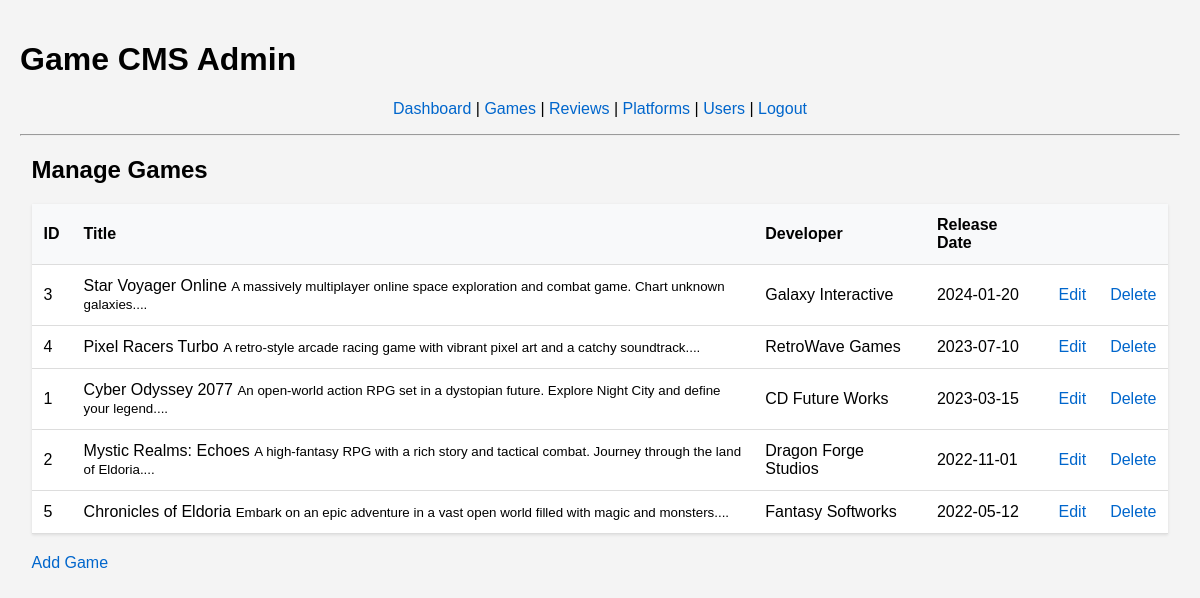
The page /admin/games.php on the database its author committed.
### tables this page shows
CREATE TABLE games (
    game_id INT AUTO_INCREMENT PRIMARY KEY,
    title VARCHAR(255) NOT NULL,
    release_date DATE NOT NULL,
    description VARCHAR(255) NOT NULL,
    developer VARCHAR(255) NOT NULL
);

### admin/games.php (the view, shortened to what this page needs)
<?php
include( 'includes/header.php' );
$query = 'SELECT * FROM games ORDER BY release_date DESC';
$result = mysqli_query( $connect, $query );
?>
<h2>Manage Games</h2>
<table>
  <tr>
    <th align="center">ID</th>
    <th align="left">Title</th>
    <th align="left">Developer</th>
    <th align="center">Release Date</th>
    <th></th>
    <th></th>
  </tr>
  <?php while( $record = mysqli_fetch_assoc( $result ) ): ?>
    <tr>
      <td align="center"><?php echo $record['game_id']; ?></td>
      <td align="left">
        <?php echo htmlentities( $record['title'] ); ?>
        <small><?php
          $preview = strip_tags(substr($record['description'], 0, 100), '<b><i><strong><em>');
          $preview = str_replace(["\r", "\n"], ' ', $preview);
          echo $preview . '...';
        ?></small>
      </td>
      <td align="left"><?php echo htmlentities( $record['developer'] ); ?></td>
      <td align="center" style="white-space: nowrap;"><?php echo htmlentities( $record['release_date'] ); ?></td>
      <td align="center"><a href="games_edit.php?id=<?php echo $record['game_id']; ?>">Edit</a></td>
      <td align="center">
        <a href="games.php?delete=<?php echo $record['game_id']; ?>" onclick="javascript:confirm('Are you sure you want to delete this game?');">Delete</a>
      </td>
    </tr>
  <?php endwhile; ?>
</table>
<p><a href="games_add.php"><i class="fas fa-plus-square"></i> Add Game</a></p>
<?php include( 'includes/footer.php' ); ?>

### admin/styles.css (style rules this page uses)
body { font-family: Arial, sans-serif; margin: 0; padding: 20px; background-color: #f4f4f4; }
a:link, a:visited { color: #0066cc; text-decoration: none; }
table { width: 100%; border-collapse: collapse; margin: 20px 0; background: white; box-shadow: 0 1px 3px rgba(0, 0, 0, 0.1); }
td, th { padding: 12px; text-align: left; border-bottom: 1px solid #ddd; }
th { background-color: #f8f9fa; font-weight: bold; }

### rows shown on the page
games: game_id "3", title "Star Voyager Online", description "A massively multiplayer online space exploration and combat game. Chart unknown galaxies.", developer "Galaxy Interactive", release_date "2024-01-20"
games: game_id "4", title "Pixel Racers Turbo", description "A retro-style arcade racing game with vibrant pixel art and a catchy soundtrack.", developer "RetroWave Games", release_date "2023-07-10"
games: game_id "1", title "Cyber Odyssey 2077", description "An open-world action RPG set in a dystopian future. Explore Night City and define your legend.", developer "CD Future Works", release_date "2023-03-15"
games: game_id "2", title "Mystic Realms: Echoes", description "A high-fantasy RPG with a rich story and tactical combat. Journey through the land of Eldoria.", developer "Dragon Forge Studios", release_date "2022-11-01"
games: game_id "5", title "Chronicles of Eldoria", description "Embark on an epic adventure in a vast open world filled with magic and monsters.", developer "Fantasy Softworks", release_date "2022-05-12"
